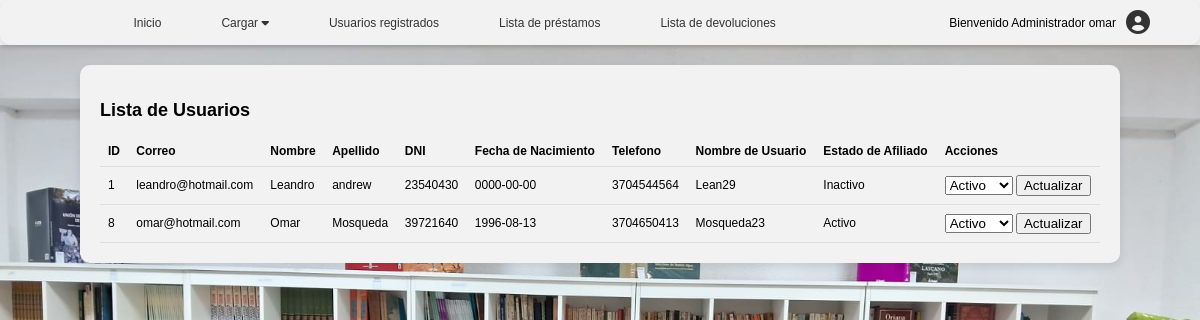
/view/content/usuarios.php (signed in), run on an earlier commit of the app's database.
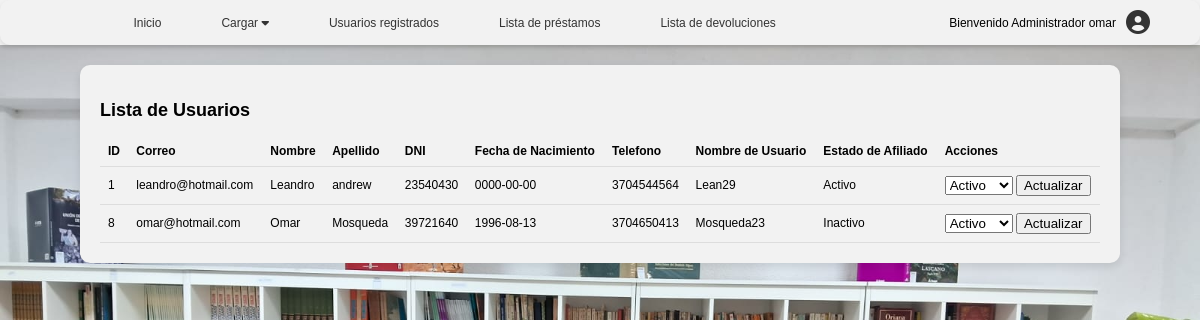
And on a later commit of the database.
### tables this page shows
CREATE TABLE `afiliados` (
  `id_afiliado` int(11) NOT NULL,
  `id` int(11) DEFAULT NULL,
  `Estado_Afiliacion` enum('Activo','Inactivo') DEFAULT 'Inactivo'
);

CREATE TABLE `usuarios` (
  `id` int(11) NOT NULL,
  `correo` varchar(150) NOT NULL,
  `password` varchar(150) NOT NULL,
  `nombre` varchar(50) NOT NULL,
  `apellido` varchar(50) NOT NULL,
  `dni` varchar(20) NOT NULL,
  `telefono` varchar(20) NOT NULL,
  `fecha_nacimiento` date NOT NULL,
  `usuario` varchar(50) NOT NULL
);

### view/content/usuarios.php (the view, shortened to what this page needs)
<?php
try {
    $database = new db();
    $conn = $database->conexion();
    $sql = "SELECT u.*, a.Estado_Afiliacion FROM usuarios u LEFT JOIN Afiliados a ON u.id = a.id";
    $stmt = $conn->query($sql);
    $usuarios = $stmt->fetchAll(PDO::FETCH_ASSOC);
} catch (PDOException $e) {
    echo "Error: " . $e->getMessage();
}
require_once("c://xampp/htdocs/login/view/head/headerAdmin.php");
?>
<!DOCTYPE html>
<html lang="es">
<head>
</head>
<body>
    <div class="container">
        <h2>Lista de Usuarios</h2>
        <table>
            <tr>
                <th>ID</th>
                <th>Correo</th>
                <th>Nombre</th>
                <th>Apellido</th>
                <th>DNI</th>
                <th>Fecha de Nacimiento</th>
                <th>Telefono</th>
                <th>Nombre de Usuario</th>
                <th>Estado de Afiliado</th>
                <th>Acciones</th>
            </tr>
            <?php foreach ($usuarios as $usuario): ?>
                <tr>
                    <td><?= $usuario['id'] ?></td>
                    <td><?= $usuario['correo'] ?></td>
                    <td><?= $usuario['nombre'] ?></td>
                    <td><?= $usuario['apellido'] ?></td>
                    <td><?= $usuario['dni'] ?></td>
                    <td><?= $usuario['fecha_nacimiento'] ?></td>
                    <td><?= $usuario['telefono'] ?></td>
                    <td><?= $usuario['usuario'] ?></td>
                    <td><?= $usuario['Estado_Afiliacion'] ?></td>
                    <td>
                        <form action="/login/view/home/afiliado.php" method="post">
                            <select name="estado_afiliacion">
                                <option value="Activo">Activo</option>
                            </select>
                            <button type="submit">Actualizar</button>
                        </form>
                    </td>
                </tr>
            <?php endforeach; ?>
        </table>
    </div>
</body>
</html>

What changed in the data, as far as the page shows it:
changed afiliados "leandro@hotmail.com": Estado_Afiliacion "Inactivo" → "Activo"
changed afiliados "omar@hotmail.com": Estado_Afiliacion "Activo" → "Inactivo"
